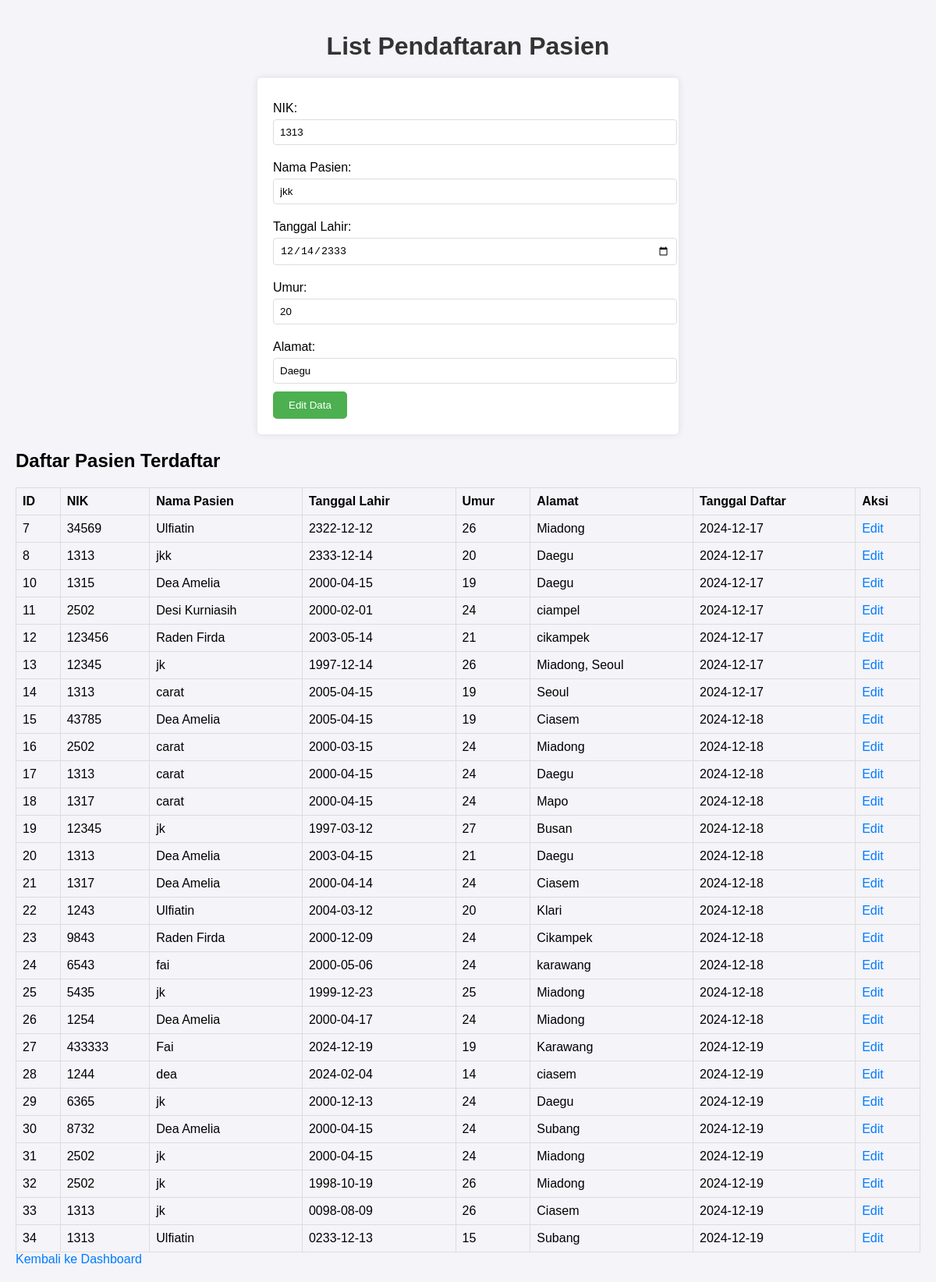
/list_pendaftaran_pasien.php?id_pasien=8, run on an earlier commit of the app's database.
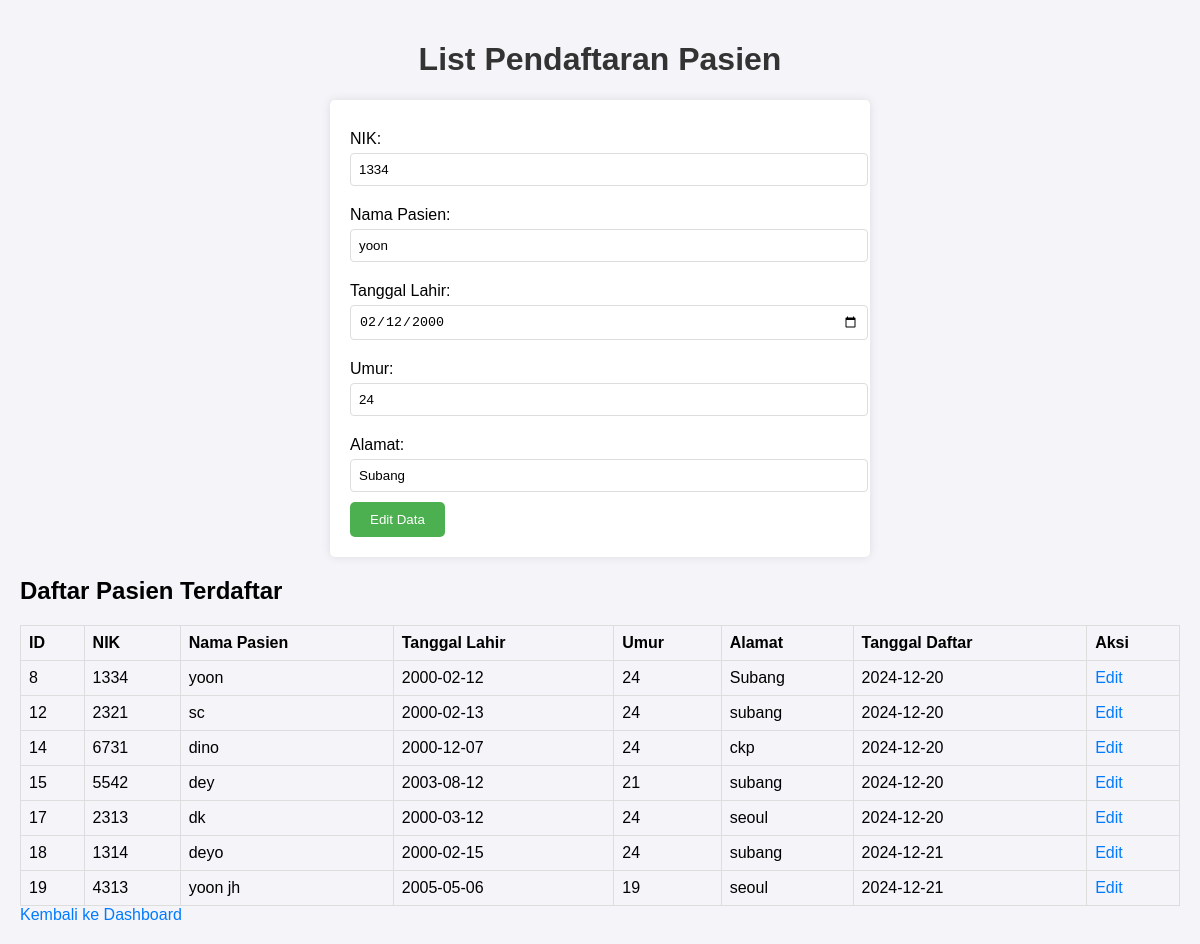
And on a later commit of the database.
### tables this page shows
CREATE TABLE `daftar_pasien` (
  `id_pasien` int(11) NOT NULL,
  `nik` varchar(50) NOT NULL,
  `nama_pasien` varchar(100) NOT NULL,
  `tanggal_lahir` date NOT NULL,
  `umur` int(11) NOT NULL,
  `alamat` varchar(255) NOT NULL,
  `tanggal_daftar` date NOT NULL DEFAULT curdate(),
  `no_antrian` int(11) NOT NULL,
  `id_data` int(11) DEFAULT NULL
);

### list_pendaftaran_pasien.php (the view, shortened to what this page needs)
<?php
include 'koneksi.php';
$edit_data = null;
if (isset($_GET['id_pasien'])) {
    $id_pasien = $_GET['id_pasien'];
    $result = $conn->query("SELECT * FROM daftar_pasien WHERE id_pasien='$id_pasien'");
    $edit_data = $result->fetch_assoc();
}
$patients_result = $conn->query("SELECT * FROM daftar_pasien");
?>
<!DOCTYPE html>
<html lang="id">
<head>
</head>
<body>
    <h1>List Pendaftaran Pasien</h1>
    <form method="POST">
        <label>NIK:</label>
        <input type="text" name="nik" value="<?= $edit_data['nik'] ?? '' ?>" required>
        <label>Nama Pasien:</label>
        <input type="text" name="nama_pasien" value="<?= $edit_data['nama_pasien'] ?? '' ?>" required>
        <label>Tanggal Lahir:</label>
        <input type="date" name="tanggal_lahir" value="<?= $edit_data['tanggal_lahir'] ?? '' ?>" required>
        <label>Umur:</label>
        <input type="number" name="umur" value="<?= $edit_data['umur'] ?? '' ?>" required>
        <label>Alamat:</label>
        <input type="text" name="alamat" value="<?= $edit_data['alamat'] ?? '' ?>" required>
        <button type="submit"><?= isset($edit_data) ? 'Edit' : 'Tambah' ?> Data</button>
    </form>
    <h2>Daftar Pasien Terdaftar</h2>
    <table>
        <thead>
            <tr>
                <th>ID</th>
                <th>NIK</th>
                <th>Nama Pasien</th>
                <th>Tanggal Lahir</th>
                <th>Umur</th>
                <th>Alamat</th>
                <th>Tanggal Daftar</th>
                <th>Aksi</th>
            </tr>
        </thead>
        <tbody>
            <?php while ($row = $patients_result->fetch_assoc()): ?>
            <tr>
                <td><?= $row['id_pasien'] ?></td>
                <td><?= $row['nik'] ?></td>
                <td><?= $row['nama_pasien'] ?></td>
                <td><?= $row['tanggal_lahir'] ?></td>
                <td><?= $row['umur'] ?></td>
                <td><?= $row['alamat'] ?></td>
                <td><?= $row['tanggal_daftar'] ?></td>
                <td>
                    <a href="?id_pasien=<?= $row['id_pasien'] ?>">Edit</a>
                </td>
            </tr>
            <?php endwhile; ?>
        </tbody>
    </table>
    <a href="index.php">Kembali ke Dashboard</a>
</body>
</html>

What changed in the data, as far as the page shows it:
removed daftar_pasien: id_pasien "7", nik "34569", nama_pasien "Ulfiatin", tanggal_lahir "2322-12-12", umur "26", alamat "Miadong", tanggal_daftar "2024-12-17"
removed daftar_pasien: id_pasien "10", nik "1315", nama_pasien "Dea Amelia", tanggal_lahir "2000-04-15", umur "19", alamat "Daegu", tanggal_daftar "2024-12-17"
removed daftar_pasien: id_pasien "11", nik "2502", nama_pasien "Desi Kurniasih", tanggal_lahir "2000-02-01", umur "24", alamat "ciampel", tanggal_daftar "2024-12-17"
removed daftar_pasien: id_pasien "13", nik "12345", nama_pasien "jk", tanggal_lahir "1997-12-14", umur "26", alamat "Miadong, Seoul", tanggal_daftar "2024-12-17"
removed daftar_pasien: id_pasien "16", nik "2502", nama_pasien "carat", tanggal_lahir "2000-03-15", umur "24", alamat "Miadong", tanggal_daftar "2024-12-18"
removed daftar_pasien: id_pasien "20", nik "1313", nama_pasien "Dea Amelia", tanggal_lahir "2003-04-15", umur "21", alamat "Daegu", tanggal_daftar "2024-12-18"
removed daftar_pasien: id_pasien "21", nik "1317", nama_pasien "Dea Amelia", tanggal_lahir "2000-04-14", umur "24", alamat "Ciasem", tanggal_daftar "2024-12-18"
removed daftar_pasien: id_pasien "22", nik "1243", nama_pasien "Ulfiatin", tanggal_lahir "2004-03-12", umur "20", alamat "Klari", tanggal_daftar "2024-12-18"
removed daftar_pasien: id_pasien "23", nik "9843", nama_pasien "Raden Firda", tanggal_lahir "2000-12-09", umur "24", alamat "Cikampek", tanggal_daftar "2024-12-18"
removed daftar_pasien: id_pasien "24", nik "6543", nama_pasien "fai", tanggal_lahir "2000-05-06", umur "24", alamat "karawang", tanggal_daftar "2024-12-18"
removed daftar_pasien: id_pasien "25", nik "5435", nama_pasien "jk", tanggal_lahir "1999-12-23", umur "25", alamat "Miadong", tanggal_daftar "2024-12-18"
removed daftar_pasien: id_pasien "26", nik "1254", nama_pasien "Dea Amelia", tanggal_lahir "2000-04-17", umur "24", alamat "Miadong", tanggal_daftar "2024-12-18"
removed daftar_pasien: id_pasien "27", nik "433333", nama_pasien "Fai", tanggal_lahir "2024-12-19", umur "19", alamat "Karawang", tanggal_daftar "2024-12-19"
removed daftar_pasien: id_pasien "28", nik "1244", nama_pasien "dea", tanggal_lahir "2024-02-04", umur "14", alamat "ciasem", tanggal_daftar "2024-12-19"
removed daftar_pasien: id_pasien "29", nik "6365", nama_pasien "jk", tanggal_lahir "2000-12-13", umur "24", alamat "Daegu", tanggal_daftar "2024-12-19"
removed daftar_pasien: id_pasien "30", nik "8732", nama_pasien "Dea Amelia", tanggal_lahir "2000-04-15", umur "24", alamat "Subang", tanggal_daftar "2024-12-19"
removed daftar_pasien: id_pasien "31", nik "2502", nama_pasien "jk", tanggal_lahir "2000-04-15", umur "24", alamat "Miadong", tanggal_daftar "2024-12-19"
removed daftar_pasien: id_pasien "32", nik "2502", nama_pasien "jk", tanggal_lahir "1998-10-19", umur "26", alamat "Miadong", tanggal_daftar "2024-12-19"
removed daftar_pasien: id_pasien "33", nik "1313", nama_pasien "jk", tanggal_lahir "0098-08-09", umur "26", alamat "Ciasem", tanggal_daftar "2024-12-19"
removed daftar_pasien: id_pasien "34", nik "1313", nama_pasien "Ulfiatin", tanggal_lahir "0233-12-13", umur "15", alamat "Subang", tanggal_daftar "2024-12-19"
changed daftar_pasien id 8: nik "1313" → "1334"; nama_pasien "jkk" → "yoon"; tanggal_lahir "12/14/2333" → "02/12/2000"; umur "20" → "24"; alamat "Daegu" → "Subang"; tanggal_lahir "2333-12-14" → "2000-02-12"; tanggal_daftar "2024-12-17" → "2024-12-20"
changed daftar_pasien id 12: nik "123456" → "2321"; nama_pasien "Raden Firda" → "sc"; tanggal_lahir "2003-05-14" → "2000-02-13"; umur "21" → "24"; alamat "cikampek" → "subang"; tanggal_daftar "2024-12-17" → "2024-12-20"
changed daftar_pasien id 14: nik "1313" → "6731"; nama_pasien "carat" → "dino"; tanggal_lahir "2005-04-15" → "2000-12-07"; umur "19" → "24"; alamat "Seoul" → "ckp"; tanggal_daftar "2024-12-17" → "2024-12-20"
changed daftar_pasien id 15: nik "43785" → "5542"; nama_pasien "Dea Amelia" → "dey"; tanggal_lahir "2005-04-15" → "2003-08-12"; umur "19" → "21"; alamat "Ciasem" → "subang"; tanggal_daftar "2024-12-18" → "2024-12-20"
changed daftar_pasien id 17: nik "1313" → "2313"; nama_pasien "carat" → "dk"; tanggal_lahir "2000-04-15" → "2000-03-12"; alamat "Daegu" → "seoul"; tanggal_daftar "2024-12-18" → "2024-12-20"
changed daftar_pasien id 18: nik "1317" → "1314"; nama_pasien "carat" → "deyo"; tanggal_lahir "2000-04-15" → "2000-02-15"; alamat "Mapo" → "subang"; tanggal_daftar "2024-12-18" → "2024-12-21"
changed daftar_pasien id 19: nik "12345" → "4313"; nama_pasien "jk" → "yoon jh"; tanggal_lahir "1997-03-12" → "2005-05-06"; umur "27" → "19"; alamat "Busan" → "seoul"; tanggal_daftar "2024-12-18" → "2024-12-21"
